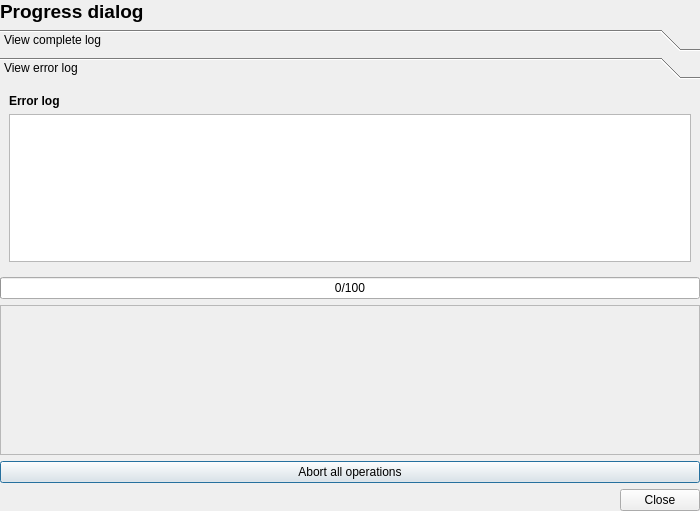
<?xml version="1.0" encoding="UTF-8"?>
<ui version="4.0">
 <class>CopyingDialog</class>
 <widget class="QDialog" name="CopyingDialog">
  <property name="geometry">
   <rect>
    <x>0</x>
    <y>0</y>
    <width>700</width>
    <height>511</height>
   </rect>
  </property>
  <property name="windowTitle">
   <string>Progress dialog</string>
  </property>
  <layout class="QVBoxLayout" name="verticalLayout">
   <property name="leftMargin">
    <number>0</number>
   </property>
   <property name="topMargin">
    <number>0</number>
   </property>
   <property name="rightMargin">
    <number>0</number>
   </property>
   <property name="bottomMargin">
    <number>0</number>
   </property>
   <item>
    <widget class="QLabel" name="label">
     <property name="font">
      <font>
       <pointsize>14</pointsize>
       <weight>75</weight>
       <bold>true</bold>
      </font>
     </property>
     <property name="text">
      <string>Progress dialog</string>
     </property>
    </widget>
   </item>
   <item>
    <widget class="QToolBox" name="toolBox">
     <property name="currentIndex">
      <number>1</number>
     </property>
     <widget class="QWidget" name="page">
      <property name="geometry">
       <rect>
        <x>0</x>
        <y>0</y>
        <width>700</width>
        <height>185</height>
       </rect>
      </property>
      <attribute name="label">
       <string>View complete log</string>
      </attribute>
      <layout class="QVBoxLayout" name="verticalLayout_4">
       <item>
        <widget class="QLabel" name="label_2">
         <property name="font">
          <font>
           <weight>75</weight>
           <bold>true</bold>
          </font>
         </property>
         <property name="text">
          <string>Complete log</string>
         </property>
         <property name="alignment">
          <set>Qt::AlignLeading|Qt::AlignLeft|Qt::AlignVCenter</set>
         </property>
        </widget>
       </item>
       <item>
        <widget class="QTextEdit" name="log">
         <property name="readOnly">
          <bool>true</bool>
         </property>
        </widget>
       </item>
      </layout>
     </widget>
     <widget class="QWidget" name="page_2">
      <property name="geometry">
       <rect>
        <x>0</x>
        <y>0</y>
        <width>700</width>
        <height>185</height>
       </rect>
      </property>
      <attribute name="label">
       <string>View error log</string>
      </attribute>
      <layout class="QVBoxLayout" name="verticalLayout_3">
       <item>
        <widget class="QLabel" name="label_3">
         <property name="font">
          <font>
           <weight>75</weight>
           <bold>true</bold>
          </font>
         </property>
         <property name="text">
          <string>Error log</string>
         </property>
        </widget>
       </item>
       <item>
        <widget class="QTextEdit" name="errorLog"/>
       </item>
      </layout>
     </widget>
    </widget>
   </item>
   <item>
    <widget class="QProgressBar" name="progressBar">
     <property name="value">
      <number>0</number>
     </property>
     <property name="format">
      <string>%v/%m</string>
     </property>
    </widget>
   </item>
   <item>
    <layout class="QGridLayout" name="gridLayout_2">
     <property name="verticalSpacing">
      <number>10</number>
     </property>
     <item row="0" column="0">
      <widget class="QScrollArea" name="scrollArea">
       <property name="minimumSize">
        <size>
         <width>0</width>
         <height>150</height>
        </size>
       </property>
       <property name="widgetResizable">
        <bool>true</bool>
       </property>
       <widget class="QWidget" name="scrollAreaWidgetContents">
        <property name="geometry">
         <rect>
          <x>0</x>
          <y>0</y>
          <width>696</width>
          <height>148</height>
         </rect>
        </property>
        <layout class="QVBoxLayout" name="verticalLayout_2">
         <item>
          <layout class="QVBoxLayout" name="copyProgressLayout"/>
         </item>
        </layout>
       </widget>
      </widget>
     </item>
    </layout>
   </item>
   <item>
    <widget class="QPushButton" name="abortAllOperationsButton">
     <property name="text">
      <string>Abort all operations</string>
     </property>
    </widget>
   </item>
   <item>
    <widget class="QDialogButtonBox" name="buttonBox">
     <property name="orientation">
      <enum>Qt::Horizontal</enum>
     </property>
     <property name="standardButtons">
      <set>QDialogButtonBox::Close</set>
     </property>
    </widget>
   </item>
  </layout>
 </widget>
 <resources/>
 <connections>
  <connection>
   <sender>buttonBox</sender>
   <signal>accepted()</signal>
   <receiver>CopyingDialog</receiver>
   <slot>accept()</slot>
   <hints>
    <hint type="sourcelabel">
     <x>257</x>
     <y>447</y>
    </hint>
    <hint type="destinationlabel">
     <x>157</x>
     <y>274</y>
    </hint>
   </hints>
  </connection>
  <connection>
   <sender>buttonBox</sender>
   <signal>rejected()</signal>
   <receiver>CopyingDialog</receiver>
   <slot>reject()</slot>
   <hints>
    <hint type="sourcelabel">
     <x>325</x>
     <y>447</y>
    </hint>
    <hint type="destinationlabel">
     <x>286</x>
     <y>274</y>
    </hint>
   </hints>
  </connection>
 </connections>
</ui>
